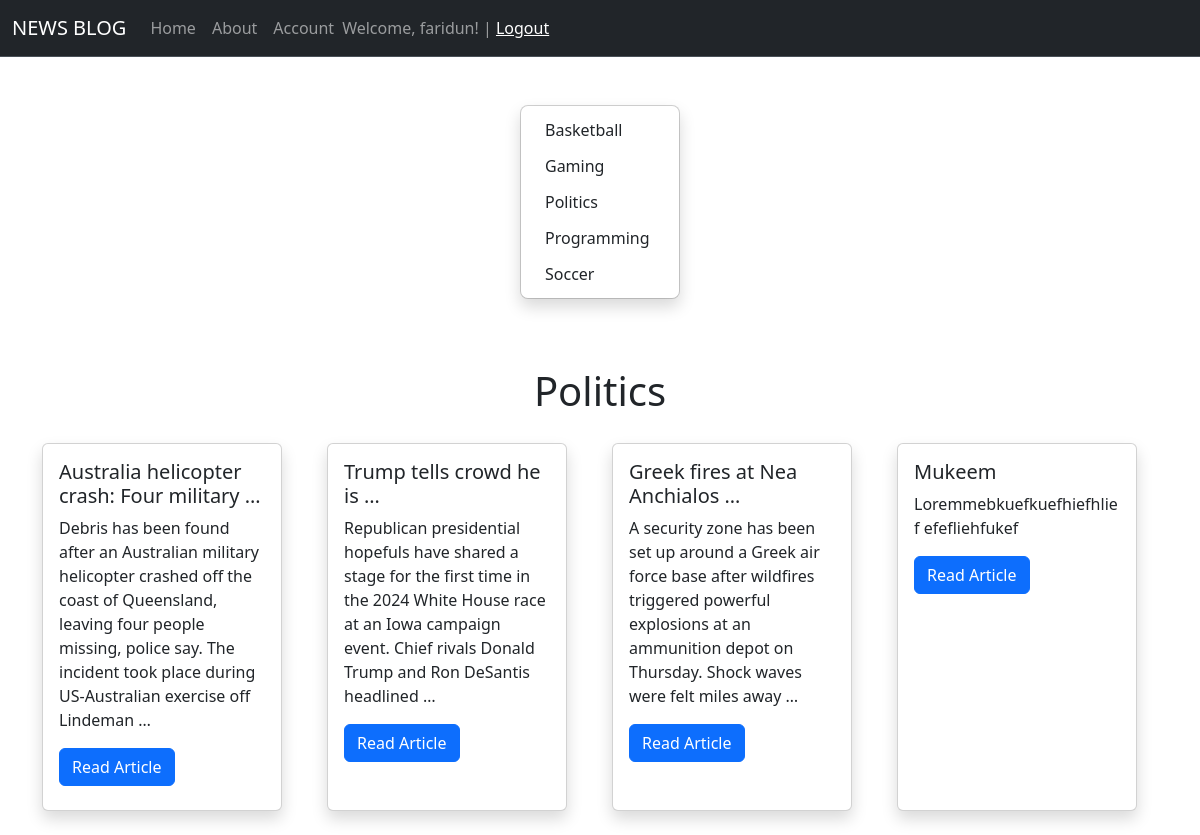
Screenshot of /category/2/ (signed in) with the database file from the repository.
### blogproject/apps/articles/models.py (models this page shows, shortened)
class Category(models.Model):
    class Meta:
        verbose_name = "category"
        verbose_name_plural = "categories"
        ordering = ["name"]
    name = models.CharField(max_length=200, db_index=True)
    description = models.TextField(blank=True)

class Article(models.Model):
    class Meta:
        ordering = ["category"]
        verbose_name_plural = "articles"
        verbose_name = "article"
    title = models.CharField(max_length=350)
    description = models.TextField()
    category = models.ForeignKey('Category', on_delete=models.PROTECT, default=1, null=True)
    created = models.DateTimeField()
    published = models.BooleanField(default=True)

### blogproject/apps/articles/views.py (the view)
# urls.py: path('category/<int:category_id>/', get_category),
def get_category(request, category_id):
    categories = Category.objects.all().order_by("name").values()
    articles = Article.objects.filter(category_id=category_id)
    category = Category.objects.get(id=category_id)
    title = f"News Blog | {category.name}"
    return render(request, "category.html", {
        "categories": categories,
        "articles": articles,
        "category": category,
        "title": title
    })

### blogproject/apps/articles/templates/category.html
{% extends 'base.html' %}
{% block content %}
<div class="d-flex flex-column flex-md-row p-4 gap-4 py-md-5 align-items-center justify-content-center">
    <ul class="dropdown-menu position-static d-grid gap-1 p-2 rounded-3 mx-0 shadow w-220px" data-bs-theme="light">
        {% for category in categories %}
        <li><a class="dropdown-item rounded-2" href="/category/{{ category.id }}">{{ category.name }}</a></li>
        {% endfor %}
    </ul>
</div>
<div class="container" style="margin-top: 20px;">
    <h1 style="text-align: center;">{{ category.name }}</h1>
    <div class="row d-flex justify-content-center">
        {% for article in articles %}
        <div class="col-sm-6 col-md-3 justify-content-center">
            <div class="card shadow" style="width: 15rem; height: 23rem; margin-top: 20px;">
                <div class="card-body">
                    <h5 class="card-title">{{ article.title|truncatewords:5 }}</h5>
                    <p class="card-text">{{ article.description|truncatewords:30 }}</p>
                    <a href="/articles/{{ article.id }}" class="btn btn-primary">Read Article</a>
                </div>
                <br>
            </div>
            <br>
        </div>
        {% endfor %}
    </div>
</div>
{% endblock %}

### blogproject/apps/articles/templates/base.html (shortened to what this page needs)
<!DOCTYPE html>
<html lang="en">
<head>
    <link href="https://cdn.jsdelivr.net/npm/bootstrap@5.3.1/dist/css/bootstrap.min.css" rel="stylesheet"
>
</head>
<body>
<nav class="navbar bg-dark border-bottom border-body navbar-expand-md" data-bs-theme="dark">
    <div class="container-fluid">
        <a class="navbar-brand" href="{% url 'home' %}">NEWS BLOG</a>
        <div class="collapse navbar-collapse" id="navbarNav">
            <ul class="navbar-nav">
                <li class="nav-item">
                    <a class="nav-link" aria-current="page" href="{% url 'home' %}">Home</a>
                </li>
                <li class="nav-item">
                    <a class="nav-link" href="{% url 'about' %}">About</a>
                </li>
                {% if request.user.is_authenticated %}
                <li class="nav-item">
                    <a class="nav-link" href="{% url 'account' %}">Account</a>
                </li>
                <span class="navbar-text">
                    Welcome, {{ user.username }}! | <a href="{% url 'logout' %}">Logout</a>
                    {% else %}
                    <a href="{% url 'loginauth' %}">Sigh in</a> | <a href="{% url 'signup' %}">Sigh up</a>
                    {% endif %}
                    </span>
            </ul>
        </div>
    </div>
</nav>
{% block content %}
{% endblock %}
</body>
</html>

### rows the page displays
Category: name "Basketball"
Category: name "Gaming"
Category: name "Politics"
Category: name "Programming"
Category: name "Soccer"
Article: title "Australia helicopter crash: Four military …", description "Debris has been found after an Australian military helicopter crashed off the coast of Queensland, leaving four people missing, police say. The incident took place during US-Australian exercise off Lindeman …"
Article: title "Trump tells crowd he is …", description "Republican presidential hopefuls have shared a stage for the first time in the 2024 White House race at an Iowa campaign event. Chief rivals Donald Trump and Ron DeSantis headlined …"
Article: title "Greek fires at Nea Anchialos …", description "A security zone has been set up around a Greek air force base after wildfires triggered powerful explosions at an ammunition depot on Thursday. Shock waves were felt miles away …"
Article: title "Mukeem", description "Loremmebkuefkuefhiefhlief efefliehfukef"

### other values shown
{{ user.username }} "faridun"
